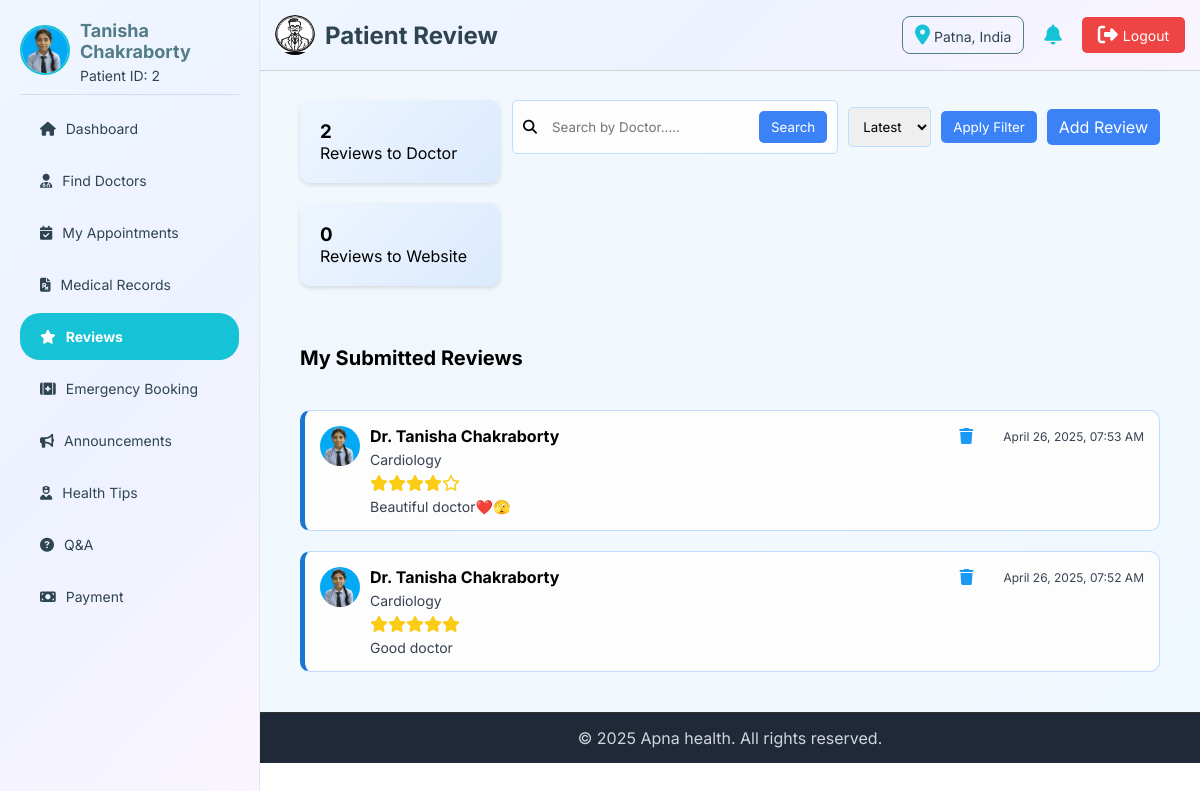
The app's page /patient/patient-review.php (signed in) with its own data.
### tables this page shows
CREATE TABLE `patient` (
  `patient_id` int(11) NOT NULL,
  `name` varchar(100) NOT NULL,
  `email` varchar(255) NOT NULL,
  `password` varchar(255) NOT NULL,
  `phone` varchar(15) DEFAULT NULL,
  `gender` enum('Male','Female','Other') DEFAULT NULL,
  `dob` date DEFAULT NULL,
  `blood_group` varchar(10) DEFAULT NULL,
  `emergency_contact` varchar(16) DEFAULT NULL,
  `area` text DEFAULT NULL,
  `city` varchar(100) DEFAULT NULL,
  `state` varchar(100) DEFAULT NULL,
  `pincode` varchar(10) DEFAULT NULL,
  `profile_img` varchar(255) DEFAULT NULL,
  `availability` enum('Active','Inactive','Blocked') DEFAULT 'Active',
  `created_at` timestamp NOT NULL DEFAULT current_timestamp(),
  `updated_at` timestamp NOT NULL DEFAULT current_timestamp() ON UPDATE current_timestamp()
);

CREATE TABLE `review` (
  `review_id` int(11) NOT NULL,
  `patient_id` int(11) DEFAULT NULL,
  `doctor_id` int(11) DEFAULT NULL,
  `review_for` enum('doctor','website') NOT NULL,
  `rating` int(11) DEFAULT NULL CHECK (`rating` between 1 and 5),
  `review_text` text DEFAULT NULL,
  `review_date` timestamp NOT NULL DEFAULT current_timestamp(),
  `likes_count` int(11) DEFAULT 0
);

CREATE TABLE `doctor` (
  `doctor_id` int(11) NOT NULL,
  `UID` varchar(20) NOT NULL,
  `name` varchar(255) NOT NULL,
  `email` varchar(255) NOT NULL,
  `phone` varchar(15) DEFAULT NULL,
  `password` varchar(255) NOT NULL,
  `specialization` varchar(255) DEFAULT NULL,
  `experience` int(11) DEFAULT NULL,
  `qualification` text DEFAULT NULL,
  `bio` text DEFAULT NULL,
  `profile_img` varchar(255) DEFAULT NULL,
  `rating` decimal(3,2) DEFAULT 0.00,
  `total_reviews` int(11) DEFAULT 0,
  `availability` enum('Active','Inactive','Blocked') DEFAULT 'Active',
  `address` varchar(512) DEFAULT NULL,
  `gender` enum('Male','Female','Other') DEFAULT NULL,
  `dob` date DEFAULT NULL,
  `fees` decimal(10,2) DEFAULT NULL,
  `emergency` enum('Yes','No') DEFAULT NULL,
  `created_at` timestamp NOT NULL DEFAULT current_timestamp(),
  `updated_at` timestamp NOT NULL DEFAULT current_timestamp() ON UPDATE current_timestamp()
);

### patient/patient-review.php (the view, shortened to what this page needs)
<?php
include '../connection.php';
$patient_id = $_SESSION['patient_id'] ?? null;
$sort = isset($_GET['sort']) && $_GET['sort'] === 'oldest' ? 'ASC' : 'DESC';
$where = "r.patient_id = '$patient_id'";
$count_doctor_q = "SELECT COUNT(*) as total FROM review WHERE patient_id = '$patient_id' AND review_for = 'doctor'";
$doctor_review = mysqli_fetch_assoc(mysqli_query($conn, $count_doctor_q))['total'] ?? 0;
$count_website_q = "SELECT COUNT(*) as total FROM review WHERE patient_id = '$patient_id' AND review_for = 'website'";
$website_review = mysqli_fetch_assoc(mysqli_query($conn, $count_website_q))['total'] ?? 0;
?>
<!DOCTYPE html>
<html lang="en">
<head>
    <link rel="stylesheet" href="https://cdnjs.cloudflare.com/ajax/libs/font-awesome/6.7.2/css/all.min.css"
 />
</head>
<body>
    <?php include 'patient-header.php'; ?>
    <main>
        <section class="first-sec">
            <div class="count-sec">
                <div class="count-box">
                    <h3><?= $doctor_review ?></h3>
                    <p>Reviews to Doctor</p>
                </div>
                <div class="count-box">
                    <h3><?= $website_review ?></h3>
                    <p>Reviews to Website</p>
                </div>
            </div>
            <form method="GET" class="sf-part">
                <div class="search-bar">
                    <i class="fas fa-search"></i>
                    <input type="search" name="search" id="search-bar" placeholder="Search by Doctor....."
                        value="<?= htmlspecialchars($_GET['search'] ?? '') ?>">
                    <button type="submit" id="search-btn">Search</button>
                </div>
                <div class="filter-group">
                    <select name="sort">
                        <option value="latest"
                            <?= (!isset($_GET['sort']) || $_GET['sort'] !== 'oldest') ? 'selected' : '' ?>>Latest
                        </option>
                    </select>
                </div>
                <button type="submit" id="filter-btn">Apply Filter</button>
                <a href="#" id="add-ques" onclick="openModal()">Add Review</a>
            </form>
        </section>
        <section class="second-sec">
            <div class="top-part">
                <h2>My Submitted Reviews</h2>
            </div>
            <div class="bottom-part">
                <?php
                    $query = "SELECT r.*, d.name AS doctor_name, d.specialization, d.profile_img
                            FROM review r
                            JOIN doctor d ON r.doctor_id = d.doctor_id
                            WHERE $where
                            ORDER BY r.review_date $sort";
                    $result = mysqli_query($conn, $query);
                    if (mysqli_num_rows($result) > 0) {
                        while ($row = mysqli_fetch_assoc($result)) {
                            $doctor_img = !empty($row['profile_img']) ? $row['profile_img'] : 'user.jpg';
                            $formatted_date = date("F j, Y, h:i A", strtotime($row['review_date']));
                            $rating = (int)$row['rating'];
                            $half_star = ($row['rating'] - $rating) >= 0.5;
                            echo '<div class="review-box">
                                    <img src="../upload/doctor/' . $doctor_img . '" alt="doc">
                                    <div class="review-data">
                                        <h3>' . htmlspecialchars($row['doctor_name']) . '</h3>
                                        <p>' . htmlspecialchars($row['specialization']) . '</p>
                                        <div class="rating">';
                            for ($i = 1; $i <= 5; $i++) {
                                if ($i <= $rating) {
                                    echo '<i class="fas fa-star"></i>';
                                } elseif ($i == $rating + 1 && $half_star) {
                                    echo '<i class="fas fa-star-half-alt"></i>';
                                } else {
                                    echo '<i class="far fa-star"></i>';
                                }
                            }
                            echo '</div>
                                        <p>' . nl2br(htmlspecialchars($row['review_text'])) . '</p>
                                    </div>
                                    <div class="action-button">
                                        <span id="action-btn">
                                            <a href="patient-deleteReview.php?review_id=' . $row['review_id'] . '" title="Delete" onclick="return confirm(\'Are you sure?\')"><i class="fa-solid fa-trash"></i></a>
                                        </span>
                                        <span>' . $formatted_date . '</span>
                                    </div>
                                </div>';
                        }
                    } else {
                        echo "<p style='text-align:center; padding: 20px;'>You haven't posted any reviews yet.</p>";
                    }
                    ?>
            </div>
        </section>
    </main>
    <?php include 'patient-footer.php'; ?>
</body>
</html>

### patient/patient-header.php (shortened to what this page needs)
<?php
include '../connection.php';
$defaultLogo = "../img/logo.jpg";
$logoPath = $defaultLogo;
$logoQuery = mysqli_query($conn, "SELECT logo FROM admin WHERE admin_id = 1 LIMIT 1");
if ($logoQuery && mysqli_num_rows($logoQuery) > 0) {
    $logoData = mysqli_fetch_assoc($logoQuery);
    if (!empty($logoData['logo']) && file_exists('../upload/admin/' . $logoData['logo'])) {
        $logoPath = '../upload/admin/' . $logoData['logo'];
    }
}
$location = "Unknown";
if (isset($_SESSION['patient_id'])) {
    $pid = $_SESSION['patient_id'];
    $locQuery = mysqli_query($conn, "SELECT location FROM log_info WHERE patient_id = $pid ORDER BY login_time DESC LIMIT 1");
    if ($locQuery && mysqli_num_rows($locQuery) > 0) {
        $locData = mysqli_fetch_assoc($locQuery);
        $location = $locData['location'] ?? "Unknown";
    }
}
$patient_id = $_SESSION['patient_id'] ?? null;
$patient_img = '../img/user.jpg';
$patient_name = 'Guest';
$patient_id_display = '---';
if ($patient_id) {
    $sql = "SELECT name, profile_img FROM patient WHERE patient_id = '$patient_id'";
    $result = mysqli_query($conn, $sql);
    if ($row = mysqli_fetch_assoc($result)) {
        $patient_name = $row['name'];
        $patient_id_display = $patient_id;
        if (!empty($row['profile_img']) && file_exists('../upload/patient/' . $row['profile_img'])) {
            $patient_img = '../upload/patient/' . $row['profile_img'];
        }
    }
}
?>
<!DOCTYPE html>
<html lang="en">
<head>
    <link rel="stylesheet" href="https://cdnjs.cloudflare.com/ajax/libs/font-awesome/6.7.2/css/all.min.css"
 />
</head>
<body>
    <header>
        <div class="header-left">
            <img src="<?= $logoPath ?>" alt="logo">
            <h2>
                <?php
            $pageName = basename($_SERVER['PHP_SELF'], '.php');
            $pageName = str_replace('-', ' ', $pageName);
            $pageName = ucwords($pageName);
            echo $pageName;
            ?>
            </h2>
        </div>
        <div class="header-right">
            <div id='location-box'><i class="fa-solid fa-location-dot"></i><span> <?= $location ?> </span></div>
            <i class="fa-solid fa-bell"></i>
            <a href="patient-logout.php"><i class="fa-solid fa-right-from-bracket"></i> Logout</a>
        </div>
    </header>
    <aside class="sidebar">
        <a href="../patient/patient-profile.php" class="profile">
            <span>
                <img src="<?= $patient_img ?>" alt="Profile Picture">
            </span>
            <span>
                <h3><?= htmlspecialchars($patient_name) ?></h3>
                <p>Patient ID: <?= htmlspecialchars($patient_id_display) ?></p>
            </span>
        </a>
        <ul class="menu">
            <li><a href="patient-dashboard.php"
                    class="<?= basename($_SERVER['PHP_SELF']) == 'patient-dashboard.php' ? 'current' : '' ?>"><i
                        class="fa-solid fa-house"></i> Dashboard</a></li>
            <li><a href="patient-finddoctor.php"
                    class="<?= basename($_SERVER['PHP_SELF']) == 'patient-finddoctor.php' ? 'current' : '' ?>"><i
                        class="fa-solid fa-user-doctor"></i> Find Doctors</a></li>
            <li><a href="patient-appointment.php"
                    class="<?= basename($_SERVER['PHP_SELF']) == 'patient-appointment.php' ? 'current' : '' ?>"><i
                        class="fa-solid fa-calendar-check"></i>My Appointments</a></li>
            <li><a href="patient-medicalRecord.php"
                    class="<?= basename($_SERVER['PHP_SELF']) == 'patient-medicalRecord.php' ? 'current' : '' ?>"><i
                        class="fa-solid fa-file-prescription"></i> Medical Records</a></li>
            <li><a href="patient-review.php"
                    class="<?= basename($_SERVER['PHP_SELF']) == 'patient-review.php' ? 'current' : '' ?>"><i
                        class="fa-solid fa-star"></i> Reviews</a></li>
            <li><a href="patient-emergency.php"
                    class="<?= basename($_SERVER['PHP_SELF']) == 'patient-emergency.php' ? 'current' : '' ?>"><i
                        class="fa-solid fa-kit-medical"></i> Emergency Booking</a></li>
            <li><a href="patient-announcements.php"
                    class="<?= basename($_SERVER['PHP_SELF']) == 'patient-announcements.php' ? 'current' : '' ?>"><i
                        class="fa-solid fa-bullhorn"></i> Announcements </a></li>
            <li><a href="patient-healthtips.php"
                    class="<?= basename($_SERVER['PHP_SELF']) == 'patient-healthtips.php' ? 'current' : '' ?>"><i
                        class="fa-solid fa-user-nurse"></i> Health Tips</a></li>
            <li><a href="patient-qna.php"
                    class="<?= basename($_SERVER['PHP_SELF']) == 'patient-qna.php' ? 'current' : '' ?>"><i
                        class="fa-solid fa-circle-question"></i> Q&A </a></li>
            <li><a href="patient-payment.php"
                    class="<?= basename($_SERVER['PHP_SELF']) == 'patient-payment.php' ? 'current' : '' ?>"><i
                        class="fa-solid fa-money-bill"></i> Payment </a></li>
        </ul>
    </aside>
</body>
</html>

### records on screen
patient: profile_img (picture), name "Tanisha Chakraborty"
review: doctor.profile_img (picture), doctor.name "Dr. Tanisha Chakraborty", doctor.specialization "Cardiology", rating 4 (drawn), review_text "Beautiful doctor❤️🫣", review_date "April 26, 2025, 07:53 AM"
review: doctor.profile_img (picture), doctor.name "Dr. Tanisha Chakraborty", doctor.specialization "Cardiology", rating 5 (drawn), review_text "Good doctor", review_date "April 26, 2025, 07:52 AM"

### other values on screen
$pageName "Patient Review"
$location "Patna, India"
$patient_id_display "2"
$doctor_review "2"
$website_review "0"
